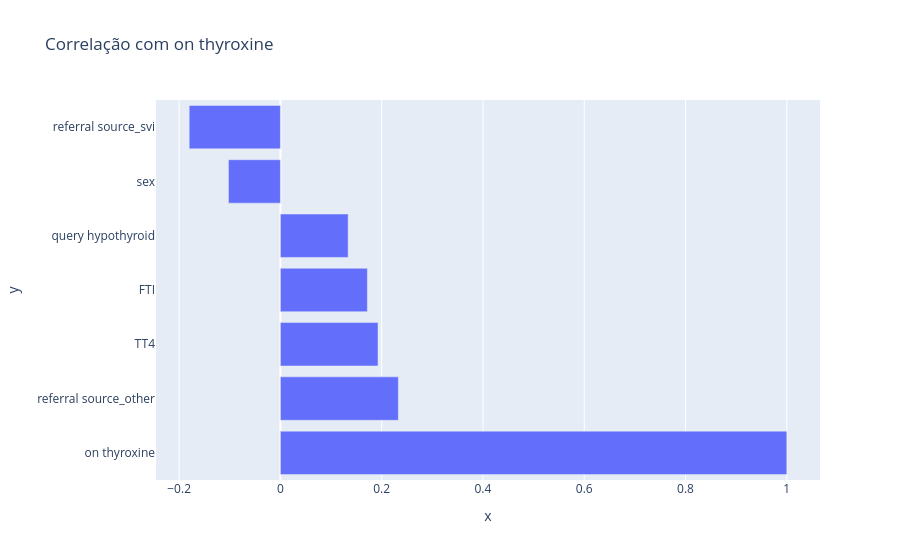

The cell this chart's notebook holds for it:
### Markdown cell above
Aqui vejo que as principais features do modelo é o TSH, que no inicio vimos uma forte correlação negativa com o nosso alvo, sendo asssim, quanto maior o nosso TSH, menor são as chances de hipertiroidismo ser positivo. Porém observo também que a variável "on thyroxine" não estava correlacionada direta com nosso target, mas tem uma importância significativa na classificação do nosso modelo.

### Code cell
thyroxine = df_code.corr()['on thyroxine'].sort_values(ascending=False)#Calcula a correlação de todas as colunas com a coluna "on thyroxine" e ordena os resultados em ordem decrescente.
thyroxine = thyroxine[abs(thyroxine) > 0.1]#Filtra as correlações, mantendo apenas aquelas cujo valor absoluto seja maior que 0.1, ou seja, aquelas que têm uma correlação mais forte com a coluna "on thyroxine".

fig = px.bar(
    x=thyroxine.values,
    y=thyroxine.index,
    orientation='h',#Cria um gráfico de barras horizontais, onde os valores de correlação são representados no eixo x e os nomes das colunas no eixo y.
    title='Correlação com on thyroxine'
)

fig.show()

### Figure 1 — Plotly figure (JSON) as saved in the notebook; plotly's stock layout.template omitted (floating-point values rounded to 4 significant figures)
{"data": [{"hovertemplate": "x=%{x}<br>y=%{y}<extra></extra>", "legendgroup": "", "marker": {"color": "#636efa", "pattern": {"shape": ""}}, "name": "", "orientation": "h", "showlegend": false, "textposition": "auto", "type": "bar", "x": [1.0, 0.233, 0.1928, 0.1717, 0.1338, -0.1026, -0.1801], "xaxis": "x", "y": ["on thyroxine", "referral source_other", "TT4", "FTI", "query hypothyroid", "sex", "referral source_svi"], "yaxis": "y"}], "layout": {"barmode": "relative", "legend": {"tracegroupgap": 0}, "title": {"text": "Correlação com on thyroxine"}, "xaxis": {"anchor": "y", "domain": [0, 1], "title": {"text": "x"}}, "yaxis": {"anchor": "x", "domain": [0, 1], "title": {"text": "y"}}}}
